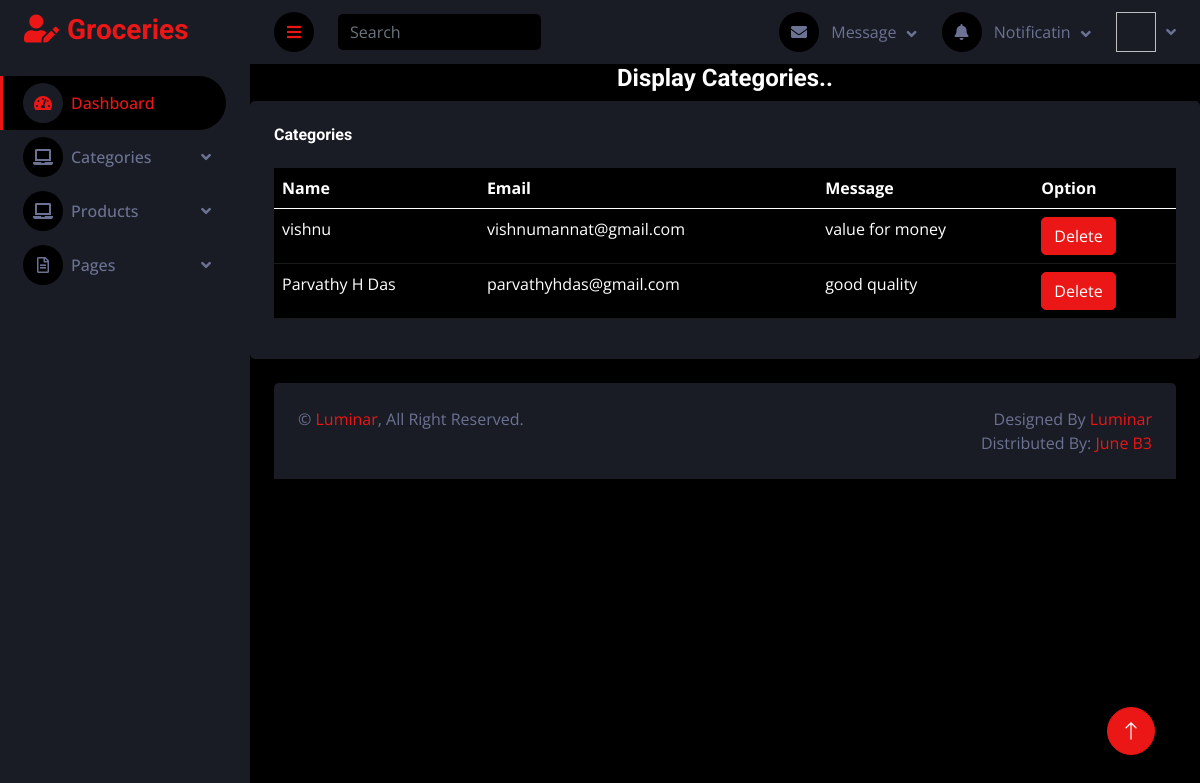
The app's page /GroceryApp/displayContact/ with its own data.
### Frontend/models.py (models this page shows)
class ContactDB(models.Model):
    Name = models.CharField(max_length=50,null=True,blank=True)
    Email = models.CharField(max_length=50,null=True,blank=True)
    Message = models.CharField(max_length=50,null=True,blank=True)

### GroceryApp/views.py (the view)
# urls.py: path('displayContact/',views.displayContact,name="displayContact"),
def displayContact(reg):
    data = ContactDB.objects.all()
    return render(reg,"displayContact.html",{'data':data})

### GroceryApp/templates/displayContact.html (shortened to what this page needs)
<!DOCTYPE html>
{% extends 'index.html'%}
{% block content %}
<html lang="en">
<head>
</head>
<body>
<div style="text-align:center;">
  <h4>Display Categories..</h4>
</div>
<div class="col-sm-12 col-xl-12">
                        <div class="bg-secondary rounded h-100 p-4">
                            <h6 class="mb-4">Categories</h6>
                            <table class="table table-dark">
                                <thead>
                                    <tr>
                                        <th scope="col">Name</th>
                                        <th scope="col">Email</th>
                                        <th scope="col">Message</th>
                                        <th scope="col">Option</th>
                                    </tr>
                                </thead>
                                <tbody>
                                {% for i in data%}
                                    <tr>
                                        <td scope="row">{{i.Name}}</td>
                                        <td scope="row">{{i.Email}}</td>
                                        <td scope="row">{{i.Message}}</td>
                                        <td scope="row">
                                            <form action="{% url 'deleteContact' dataid=i.id %}">
                                                 <button type="submit" class="btn btn-primary">Delete</button>
                                            </form>
                                        </td>
                                    </tr>
                                {% endfor %}
                                </tbody>
                            </table>
                        </div>
                    </div>
</body>
</html>
{% endblock %}

### GroceryApp/static/css/style.css (style rules this page uses)
:root { --primary: #EB1616; --secondary: #191C24; --light: #6C7293; --dark: #000000; }
.btn { transition: .5s; }

### records on screen
ContactDB: Name "vishnu", Email "vishnumannat@gmail.com", Message "value for money"
ContactDB: Name "Parvathy H Das", Email "parvathyhdas@gmail.com", Message "good quality"
